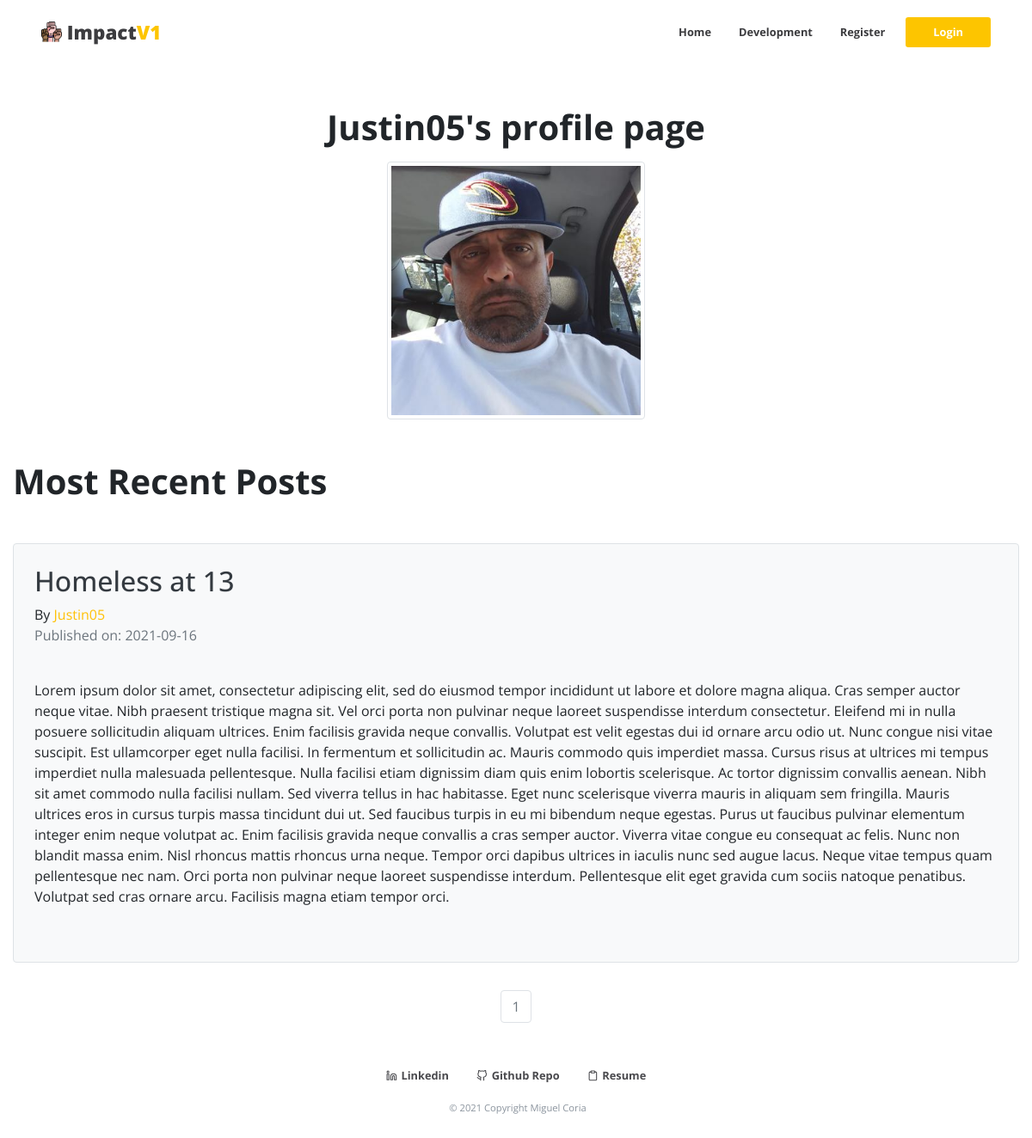
Page /Justin05 on the committed database.
### impact/models.py (models this page shows, shortened)
class User(db.Model,UserMixin):
    __tablename__ = 'users'
    id = db.Column(db.Integer, primary_key=True)
    profile_image = db.Column(db.String(64), nullable=False, default='default_profile.png')
    email = db.Column(db.String(64), unique=True, index=True)
    username = db.Column(db.String(64), unique=True, index=True)
    password_hash = db.Column(db.String(128))
    posts = db.relationship("Post", backref="author", lazy=True)

class Post(db.Model):
    users = db.relationship(User)
    id = db.Column(db.Integer, primary_key=True)
    post_image = db.Column(db.String(64), nullable=False, default='default_thumb.png')
    user_id = db.Column(db.Integer, db.ForeignKey('users.id'), nullable=False)
    date = db.Column(db.DateTime, nullable=False, default=datetime.utcnow)
    title = db.Column(db.String(140), nullable=False)
    text = db.Column(db.Text, nullable=False)

### impact/users/views.py (the view)
@users.route("/<username>")
def user_posts(username):
    page = request.args.get('page', 1, type=int)
    user = User.query.filter_by(username=username).first_or_404()
    posts = Post.query.filter_by(author=user).order_by(Post.date.desc()).paginate(page=page, per_page=5)
    return render_template('user_posts.html', posts=posts, user=user)

### impact/templates/user_posts.html
{% extends "base.html" %}
{% block content %}
<div class="">
    <div align='center'>
    <h1 class="mb-3 mt-5 font-weight-bold">{{user.username}}'s profile page</h1>
      <img class="img-thumbnail"src="{{url_for('static',filename='profile_pics/'+user.profile_image)}}" width="300">
    </div>
</div>
<div class="">
<h1 class="font-weight-bold mt-5">Most Recent Posts</h1>
{% for post in posts.items  %}
<div class="mt-5 mb-3 border rounded p-4 bg-light">
  <h2 class="text-dark"> <a class="text-dark" href="{{url_for('blog_post.blog_post',blog_post_id=post.id)}}">{{post.title}}</a> </h2>
  By <a href="{{url_for('users.user_posts',username=post.author.username)}}" class="text-warning">{{post.author.username}}</a>
  <p class='text-muted'>Published on: {{post.date.strftime("%Y-%m-%d")}}</p>
   <br>
   <p>{{post.text}}</p>
   <br>
  </div>
{% endfor %}
</div>
<nav aria-label='Page Navigation example'>
<ul class="pagination justify-content-center">
    {% for page_num in posts.iter_pages(left_edge=1,right_edge=1,left_current=1,right_current=2)  %}
      {% if posts.page == page_num %}
      <li class='page-item disabled'>
        <a class="page-link" href="{{url_for('users.user_posts',username=user.username,page=page_num)}}">{{ page_num}}</a>
      </li>
      {% else %}
      <li class='page-item'>
        <a class="page-link" href="{{url_for('users.user_posts',username=user.username,page=page_num)}}">{{ page_num}}</a>
      </li>
      {% endif %}
    {% endfor %}
  </ul>
</nav>
{% endblock %}

### impact/static/styles/main.css (style rules this page uses)
body { font-family: "Open Sans", sans-serif !important; height: 100vh; }
nav { padding: 1rem 6rem !important; background-color: #ffff; }
@media only screen and (max-width: 1250px) { nav { padding: 1rem 3rem !important; } }

### rows in the picture
User: username "Justin05", profile_image (picture)
Post: title "Homeless at 13", author.username "Justin05", date "2021-09-16", text "Lorem ipsum dolor sit amet, consectetur adipiscing elit, sed do eiusmod tempor incididunt ut labore et dolore magna aliqua. Cras semper auctor neque vitae. Nibh praesent tristique magna sit. Vel orci porta non pulvinar neque laoreet suspendisse interdum consectetur. Eleifend mi in nulla posuere sollicitudin aliquam ultrices. Enim facilisis gravida neque convallis. Volutpat est velit egestas dui id ornare arcu odio ut. Nunc congue nisi vitae suscipit. Est ullamcorper eget nulla facilisi. In fermentum et sollicitudin ac. Mauris commodo quis imperdiet massa. Cursus risus at ultrices mi tempus imperdiet nulla malesuada pellentesque. Nulla facilisi etiam dignissim diam quis enim lobortis…"

### other values in the picture
{{ page_num }} "1"
